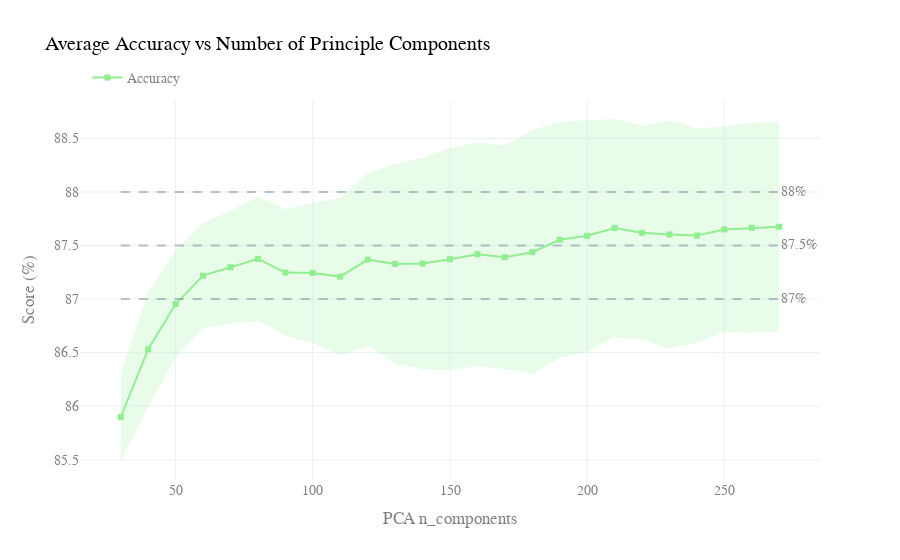

The notebook cell this image was saved under:
### Code cell
# Create figure
df= pd.read_csv("gridsearch_pca_runs.csv")

df.groupby("pca__n_components")["mean_balanced_accuracy"].count().tolist()[0]
fig = go.Figure()

x = df["pca__n_components"].unique().tolist()
bal_acc = df.groupby("pca__n_components")["mean_balanced_accuracy"].mean() * 100
std_bal_acc = df.groupby("pca__n_components")["std_balanced_accuracy"].mean() * 100
runs = df.groupby("pca__n_components")["mean_balanced_accuracy"].count().tolist()[0]
# Balanced Accuracy line (pastel green)
fig.add_trace(go.Scatter(
    x=x,
    y=bal_acc,
    mode='lines+markers',
    name='Accuracy',
    marker=dict(symbol='square', color='rgba(144, 238, 144, 1)'),  # Pastel green
    line=dict(color='rgba(144, 238, 144, 1)')
))

# Confidence band for Balanced Accuracy (light green)
fig.add_trace(go.Scatter(
    x=list(x) + list(x[::-1]),
    y=list(bal_acc + std_bal_acc) + list(bal_acc - std_bal_acc)[::-1],
    fill='toself',
    fillcolor='rgba(144, 238, 144, 0.2)',  # Lighter green
    line=dict(color='rgba(255,255,255,0)'),
    hoverinfo="skip",
    showlegend=False,
    name='±1 std dev'
))

# Add horizontal reference lines at 87, 87.5, and 88
for y in [87, 87.5, 88]:
    fig.add_shape(
        type='line',
        x0=min(x), x1=max(x),
        y0=y, y1=y,
        line=dict(color='LightSlateGray', dash='dash'),
        opacity=0.5
    )
    # Optionally add annotations for those lines
    fig.add_annotation(
        x=max(x),
        y=y,
        text=f'{y}%',
        showarrow=False,
        xanchor='left',
        font=dict(color='gray')
    )

# Layout with soft design
fig.update_layout(
    title=f'Average Accuracy vs Number of Principle Components',
    xaxis_title='PCA n_components',
    yaxis_title='Score (%)',
    legend=dict(x=0.01, y=1.1),
    template='plotly_white',
    font=dict(family="Arial", size=14, color="gray"),
    title_font=dict(size=20, color="black"),
)

fig.show()

### Figure 1 — Plotly figure (JSON) as saved in the notebook; plotly's stock layout.template omitted (floating-point values rounded to 4 significant figures)
{"data": [{"line": {"color": "rgba(144, 238, 144, 1)"}, "marker": {"color": "rgba(144, 238, 144, 1)", "symbol": "square"}, "mode": "lines+markers", "name": "Accuracy", "type": "scatter", "x": [30, 40, 50, 60, 70, 80, 90, 100, 110, 120, 130, 140, 150, 160, 170, 180, 190, 200, 210, 220, 230, 240, 250, 260, 270], "y": [85.9, 86.53, 86.95, 87.22, 87.3, 87.38, 87.25, 87.24, 87.21, 87.37, 87.33, 87.33, 87.37, 87.42, 87.39, 87.44, 87.55, 87.59, 87.66, 87.62, 87.6, 87.59, 87.65, 87.67, 87.67]}, {"fill": "toself", "fillcolor": "rgba(144, 238, 144, 0.2)", "hoverinfo": "skip", "line": {"color": "rgba(255,255,255,0)"}, "name": "±1 std dev", "showlegend": false, "type": "scatter", "x": [30, 40, 50, 60, 70, 80, 90, 100, 110, 120, 130, 140, 150, 160, 170, 180, 190, 200, 210, 220, 230, 240, 250, 260, 270, 270, 260, 250, 240, 230, 220, 210, 200, 190, 180, 170, 160, 150, 140, 130, 120, 110, 100, 90, 80, 70, 60, 50, 40, 30], "y": [86.31, 87.07, 87.45, 87.71, 87.82, 87.96, 87.84, 87.9, 87.95, 88.17, 88.26, 88.32, 88.41, 88.46, 88.43, 88.58, 88.65, 88.67, 88.68, 88.62, 88.67, 88.59, 88.61, 88.65, 88.65, 86.7, 86.68, 86.69, 86.59, 86.54, 86.62, 86.64, 86.51, 86.45, 86.3, 86.35, 86.38, 86.33, 86.34, 86.4, 86.56, 86.47, 86.59, 86.66, 86.79, 86.77, 86.73, 86.45, 85.99, 85.49]}], "layout": {"annotations": [{"font": {"color": "gray"}, "showarrow": false, "text": "87%", "x": 270, "xanchor": "left", "y": 87}, {"font": {"color": "gray"}, "showarrow": false, "text": "87.5%", "x": 270, "xanchor": "left", "y": 87.5}, {"font": {"color": "gray"}, "showarrow": false, "text": "88%", "x": 270, "xanchor": "left", "y": 88}], "font": {"color": "gray", "family": "Arial", "size": 14}, "legend": {"x": 0.01, "y": 1.1}, "shapes": [{"line": {"color": "LightSlateGray", "dash": "dash"}, "opacity": 0.5, "type": "line", "x0": 30, "x1": 270, "y0": 87, "y1": 87}, {"line": {"color": "LightSlateGray", "dash": "dash"}, "opacity": 0.5, "type": "line", "x0": 30, "x1": 270, "y0": 87.5, "y1": 87.5}, {"line": {"color": "LightSlateGray", "dash": "dash"}, "opacity": 0.5, "type": "line", "x0": 30, "x1": 270, "y0": 88, "y1": 88}], "title": {"font": {"color": "black", "size": 20}, "text": "Average Accuracy vs Number of Principle Components"}, "xaxis": {"title": {"text": "PCA n_components"}}, "yaxis": {"title": {"text": "Score (%)"}}}}
